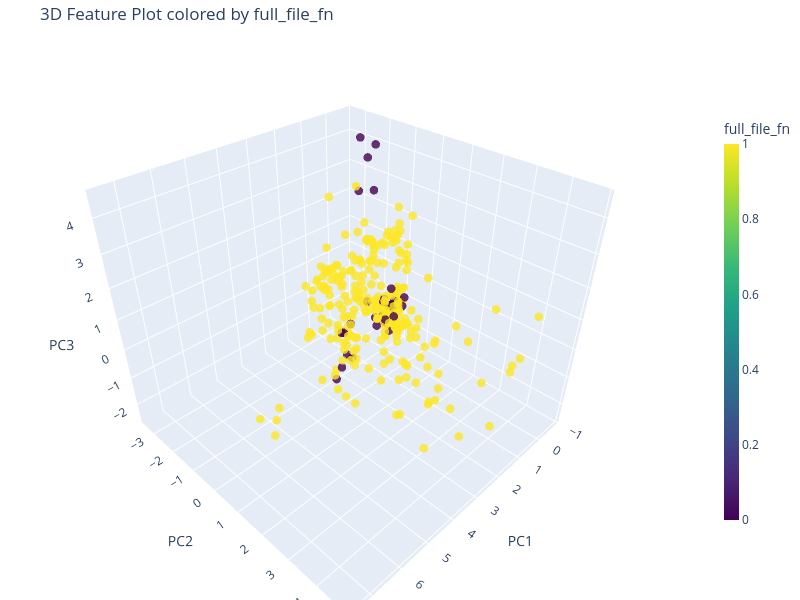

Notebook source saved alongside this figure:
### Code cell
plot_3d_features(merged_df, 'full_file_fn')

### Figure 1 — Plotly figure (JSON) as saved in the notebook; plotly's stock layout.template omitted (floating-point values rounded to 4 significant figures; data arrays with more than 128 entries replaced by an {"elided": "..."} marker saying what was removed)
{"data": [{"hovertemplate": "<b>%{text}</b><br>PC1: %{x:.2f}<br>PC2: %{y:.2f}<br>PC3: %{z:.2f}<br>full_file_fn: %{marker.color:.3f}<extra></extra>", "marker": {"cmax": 1, "cmin": 0, "color": {"elided": "301 int values"}, "colorbar": {"len": 0.75, "thickness": 15, "title": {"text": "full_file_fn"}, "y": 0.5, "yanchor": "middle"}, "colorscale": [[0, "#440154"], [0.1111, "#482878"], [0.2222, "#3e4989"], [0.3333, "#31688e"], [0.4444, "#26828e"], [0.5556, "#1f9e89"], [0.6667, "#35b779"], [0.7778, "#6ece58"], [0.8889, "#b5de2b"], [1, "#fde725"]], "opacity": 0.8, "size": 5}, "mode": "markers", "text": {"elided": "301 float values"}, "type": "scatter3d", "x": {"elided": "301 float values"}, "y": {"elided": "301 float values"}, "z": {"elided": "301 float values"}}], "layout": {"height": 600, "margin": {"b": 0, "l": 0, "r": 0, "t": 40}, "scene": {"xaxis": {"title": {"text": "PC1"}}, "yaxis": {"title": {"text": "PC2"}}, "zaxis": {"title": {"text": "PC3"}}}, "title": {"text": "3D Feature Plot colored by full_file_fn"}, "width": 800}}
